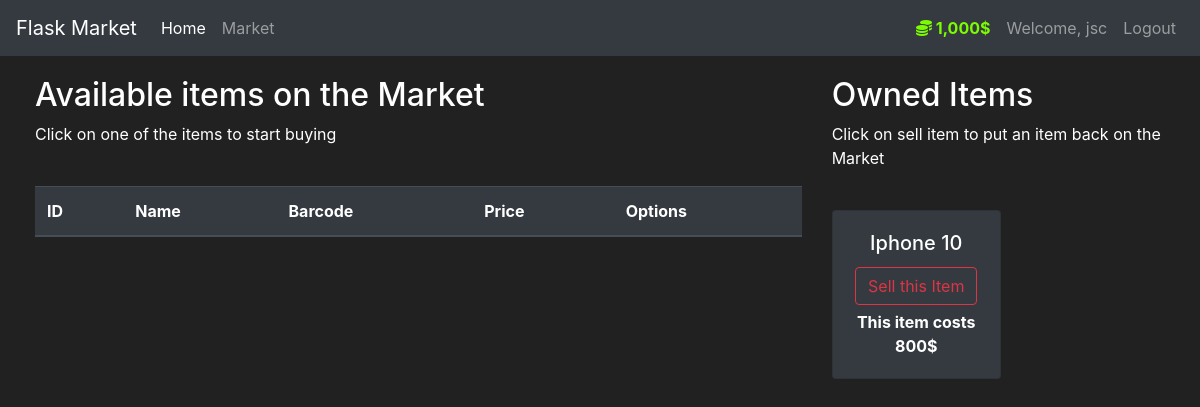
The app's page /market (signed in) with its own data.
### market/models.py (models this page shows, shortened)
class User(db.Model, UserMixin):
    id = db.Column(db.Integer(), primary_key=True)
    username = db.Column(db.String(length=30), nullable=False, unique=True)
    email_address = db.Column(db.String(length=50), nullable=False, unique=True)
    password_hash = db.Column(db.String(length=60), nullable=False)
    budget = db.Column(db.Integer(), nullable=False, default=1000)
    items = db.relationship('Item', backref='owned_user', lazy=True)
    @property
    def prettier_budget(self):
        if len(str(self.budget)) >= 4:
            return f'{str(self.budget)[:-3]},{str(self.budget)[-3:]}$'
        else:
            return f"{self.budget}$"
    @property
    def password(self):
        return self.password

class Item(db.Model):
    id = db.Column(db.Integer(), primary_key=True)
    name = db.Column(db.String(length=30), nullable=False, unique=True)
    price = db.Column(db.Integer(), nullable=False)
    barcode = db.Column(db.String(length=12), nullable=False, unique=True)
    description = db.Column(db.String(length=1024), nullable=False, unique=True)
    owner = db.Column(db.Integer(), db.ForeignKey('user.id'))

### market/routes.py (the view, shortened to what this page needs)
@app.route('/market', methods=['GET', 'POST'])
@login_required
def market_page():
    purchase_form = PurchaseItemForm()
    selling_form = SellItemForm()
    if request.method == "GET":
        items = Item.query.filter_by(owner=None)
        owned_items = Item.query.filter_by(owner=current_user.id)
        return render_template('market.html', items=items, purchase_form=purchase_form, owned_items=owned_items, selling_form=selling_form)

### market/models.py (called while the page is built)
@login_manager.user_loader
def load_user(user_id):
    return User.query.get(int(user_id))

### market/templates/market.html (shortened to what this page needs)
{% extends 'base.html' %}
{% block content %}
<div class="row" style="margin-top:20px; margin-left:20px">
   <div class="col-8">
       <h2>Available items on the Market</h2>
       <p>Click on one of the items to start buying</p>
       <br>
      <table class="table table-hover table-dark">
         <thead>
            <tr>
               <th scope="col">ID</th>
               <th scope="col">Name</th>
               <th scope="col">Barcode</th>
               <th scope="col">Price</th>
               <th scope="col">Options</th>
            </tr>
         </thead>
      </table>
   </div>
   <div class="col-4">
        <h2>Owned Items</h2>
        <p>Click on sell item to put an item back on the Market</p>
        <br>
        <div class="row">
           {% for owned_item in owned_items %}
             <div class="col-md-6">
                 <div style="margin-bottom: 5px" class="card text-center bg-dark">
                      <div class="card-body">
                          <h5 class="card-title">{{ owned_item.name }}</h5>
                          <button type="button" class="btn btn-outline-danger" style="margin-bottom: 5px"
                                  data-toggle="modal" data-target="#Modal-SellingConfirm-{{ owned_item.id }}">
                              Sell this Item
                          </button>
                          <p class="card-text"><strong>
                              This item costs {{ owned_item.price }}$
                          </strong></p>
                      </div>
                  </div>
             </div>
           {% endfor %}
        </div>
   </div>
</div>
{% endblock %}

### market/templates/base.html (shortened to what this page needs)
<!doctype html>
<html lang="en">
   <head>
      <link rel="stylesheet" href="https://cdn.jsdelivr.net/npm/bootstrap@4.5.3/dist/css/bootstrap.min.css">
   </head>
   <body>
    <nav class="navbar navbar-expand-md navbar-dark bg-dark">
      <a class="navbar-brand" href="#">Flask Market</a>
      <div class="collapse navbar-collapse" id="navbarNav">
        <ul class="navbar-nav mr-auto">
            <li class="nav-item active">
                <a class="nav-link" href="{{ url_for('home_page') }}">Home <span class="sr-only">(current)</span></a>
            </li>
            <li class="nav-item">
                <a class="nav-link" href="{{ url_for('market_page') }}">Market</a>
            </li>
        </ul>
          {% if current_user.is_authenticated %}
            <ul class="navbar-nav">
                <li class="nav-item">
                    <a class="nav-link" style="color: lawngreen; font-weight: bold">
                        <i class="fas fa-coins"></i>
                        {{ current_user.prettier_budget }}
                    </a>
                </li>
                <li class="nav-item">
                    <a class="nav-link">Welcome, {{ current_user.username }}</a>
                </li>
                <li class="nav-item">
                    <a class="nav-link" href="{{ url_for('logout_page') }}">Logout</a>
                </li>
            </ul>
          {% endif %}
      </div>
    </nav>
      {% block content %}
      {% endblock %}
   </body>
</html>

### market/templates/base.html (style rules this page uses)
body { background-color: #212121; color: white }

### records on screen
User: prettier_budget "1,000$", username "jsc"
Item: name "Iphone 10", price "800"
